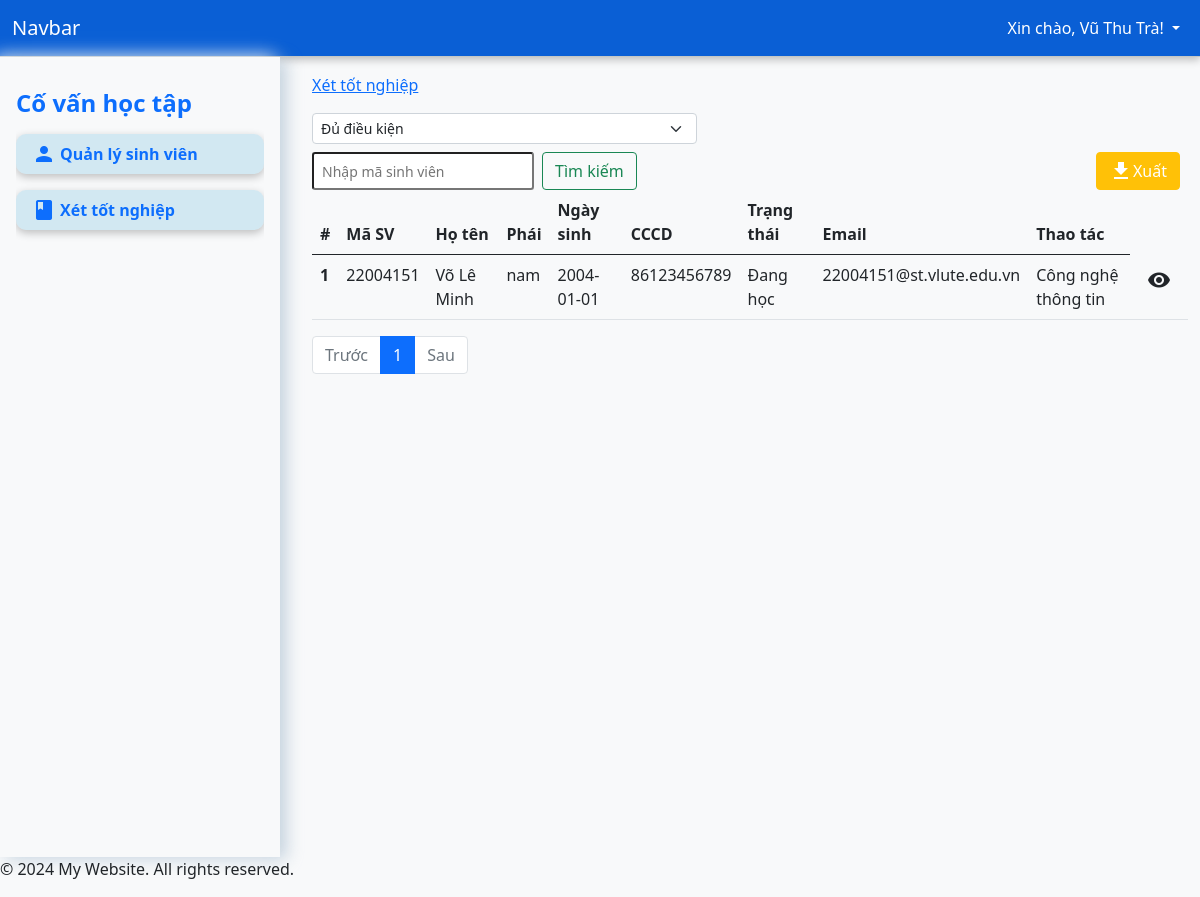
Page /?page=graduate (signed in) on the earlier database version.
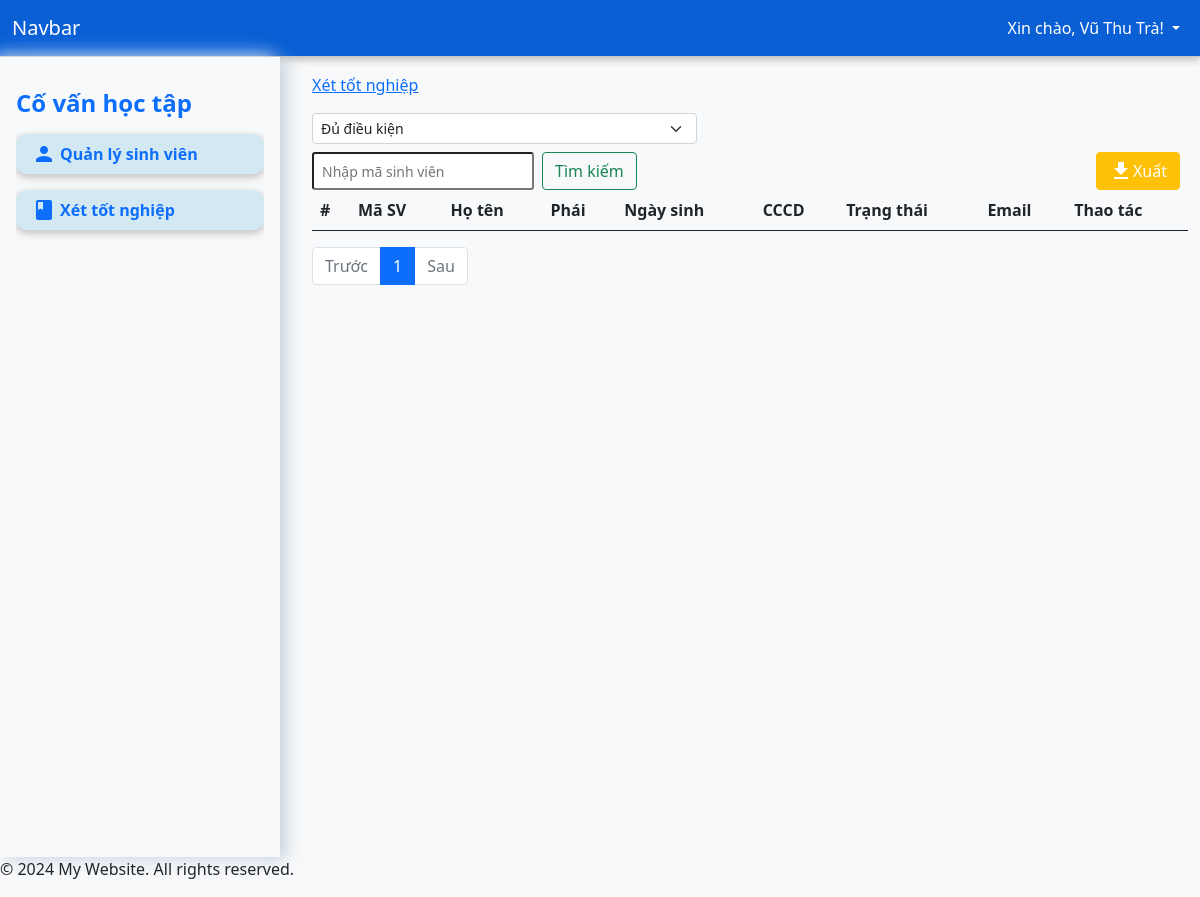
Same page on the later database version.
### tables this page shows
CREATE TABLE `students` (
  `id` int(11) NOT NULL,
  `student_code` varchar(50) NOT NULL,
  `full_name` varchar(255) NOT NULL,
  `identity` varchar(255) NOT NULL,
  `dob` date DEFAULT NULL,
  `gender` enum('Nam','Nữ','Khác') NOT NULL DEFAULT 'Nam',
  `address` varchar(255) NOT NULL,
  `major` varchar(255) DEFAULT NULL,
  `email` varchar(255) DEFAULT NULL,
  `status` enum('Đang học','Thôi học','Đã tốt nghiệp','') DEFAULT 'Đang học',
  `created_at` datetime DEFAULT current_timestamp()
);

### app/controller/GraduateController.php (called while the page is built, shortened)
<?php
class GraduateController
{
    private $conn;
    public function __construct($conn)
    {
        $this->conn = $conn;
    }
    public function index($limit = PHP_INT_MAX, $offset = 0, $status)
    {
        $query = "";
        if ($status == "1") {
            $query = "
                SELECT s.*
                FROM students s
                JOIN grades g ON s.student_code = g.student_code
                WHERE (
                    SELECT COUNT(*)
                    FROM courses c
                    WHERE JSON_CONTAINS_PATH(g.grade, 'one', CONCAT('$.\"', c.course_code, '\"'))
                ) = (SELECT COUNT(*) FROM courses)
                AND (
                    SELECT COUNT(*)
                    FROM courses c
                    WHERE JSON_UNQUOTE(JSON_EXTRACT(g.grade, CONCAT('$.\"', c.course_code, '\"'))) >= 5
                ) = (SELECT COUNT(*) FROM courses)
                AND g.language = 'Đạt'
                AND g.military = 'Đạt'
                AND g.infomatic = 'Đạt'
                LIMIT $offset, $limit
            ";
        }
        $result = mysqli_query($this->conn, $query);
        $students = [];
        while ($row = mysqli_fetch_assoc($result)) {
            $students[] = $row;
        }
        return $students;
    }
    public function count()
    {
        $query = "SELECT COUNT(*) as total FROM students";
        $result = mysqli_query($this->conn, $query);
        $row = mysqli_fetch_assoc($result);
        return $row['total'];
    }
}

### app/views/pages/graduate.php (the view, shortened to what the changed rows need)
<?php
require_once "app/controller/GraduateController.php";
$graduateController = new GraduateController($conn);
$page = isset($_GET['num']) ? (int)$_GET['num'] : 1;
$page = max($page, 1);
$limit = 10;
$offset = ($page - 1) * $limit;
$status = $_GET['status'] ?? 1;
$search = isset($_POST['search']) ? $_POST['search'] : '';
if ($search) {
    $students = $graduateController->show($search, $status);
    $total_students = count($students);
    $total_pages = 1;
} else {
    $students = $graduateController->index($limit, $offset, $status);
    $total_students = $graduateController->count();
    $total_pages = ceil($total_students / $limit);
}
?>
<nav aria-label="Page navigation example">
    <table class="table">
        <thead>
            <tr>
                <th scope="col">#</th>
                <th scope="col">Mã SV</th>
                <th scope="col">Họ tên</th>
                <th scope="col">Phái</th>
                <th scope="col">Ngày sinh</th>
                <th scope="col">CCCD</th>
                <th scope="col">Trạng thái</th>
                <th scope="col">Email</th>
                <th scope="col">Thao tác</th>
            </tr>
        </thead>
        <tbody>
            <?php foreach ($students as $index => $student): ?>
                <tr>
                    <th scope="row"><?php echo $index + 1; ?></th>
                    <td><?php echo htmlspecialchars($student['student_code']); ?></td>
                    <td><?php echo htmlspecialchars($student['full_name']); ?></td>
                    <td><?php echo htmlspecialchars($student['gender']); ?></td>
                    <td><?php echo htmlspecialchars($student['dob']); ?></td>
                    <td><?php echo htmlspecialchars($student['identity']); ?></td>
                    <td><?php echo htmlspecialchars($student['status']); ?></td>
                    <td><?php echo htmlspecialchars($student['email']); ?></td>
                    <td><?php echo htmlspecialchars($student['major']); ?></td>
                    <td>
                        <a type="button" class="btn btn-sm" href="?page=detail&student_code=<?php echo $student['student_code'] ?>"><i class="material-icons">visibility</i></a>
                    </td>
                </tr>
            <?php endforeach; ?>
        </tbody>
    </table>
    <ul class="pagination">
        <?php for ($i = 1; $i <= $total_pages; $i++): ?>
            <li class="page-item <?php if ($page == $i) echo 'active'; ?>">
                <a class="page-link" href="?page=students&num=<?php echo $i; ?>"><?php echo $i; ?></a>
            </li>
        <?php endfor; ?>
    </ul>
</nav>

Differences in the rows shown:
no longer on this page (row edited): students: student_code "22004151", full_name "Võ Lê Minh", gender "nam", dob "2004-01-01", identity "86123456789", status "Đang học", email "22004151@st.vlute.edu.vn", major "Công nghệ thông tin"
